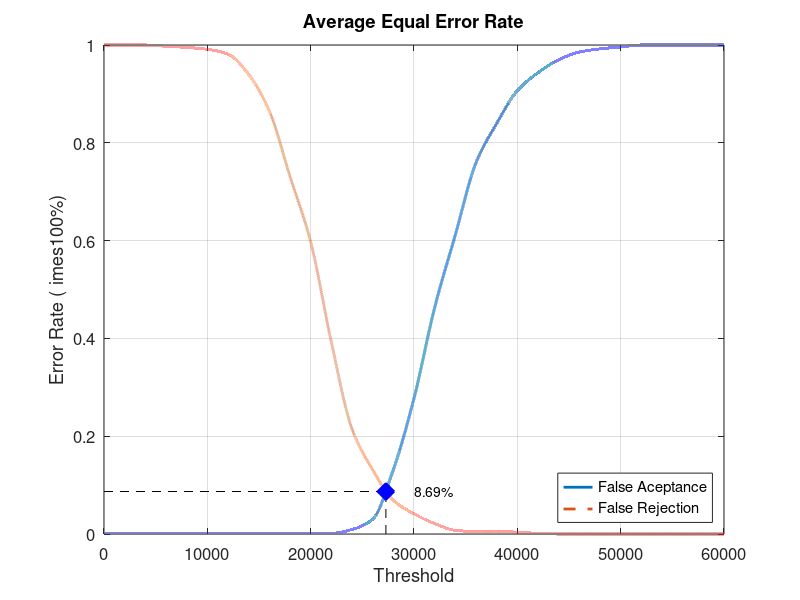
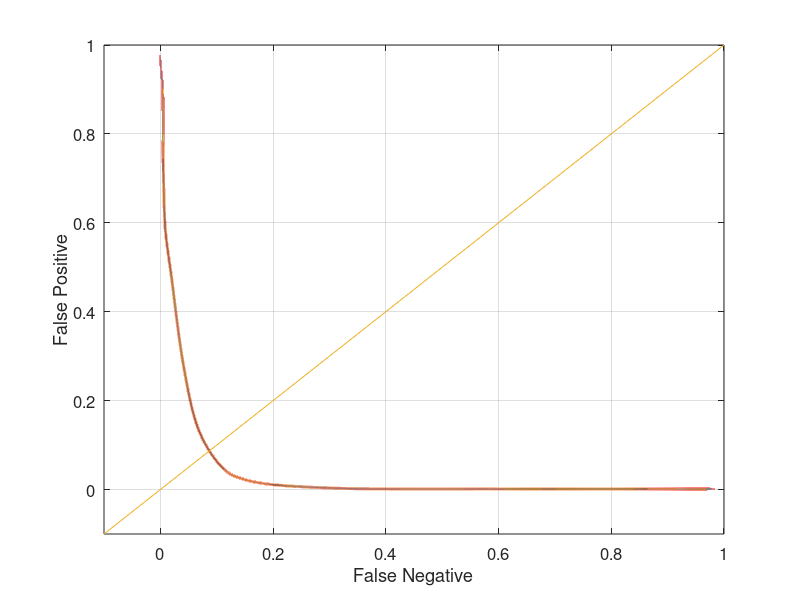

Reproduce these figures in MATLAB, in order.
close all;
clear;
clc;
x = 0:2000:60000;
xq = 0:0.5:60000;

y0 = [0 0.00131579 0.00131579 0.00131579 0.00131579 0.00131579 0.00131579 0.00131579 0.00131579 0.00131579 0.00131579 0.00131579 0.00921053 0.0302632 0.131579 0.277632 0.463158 0.611842 0.759211 0.839474 0.906579 0.943421 0.969737 0.985526 0.992105 0.996053 1 1 1 1 1]
yy0 = interp1(x, y0, xq, 'pchip');
y1 = [1 1 1 0.9975 0.995 0.99125 0.98125 0.94 0.865 0.73125 0.5975 0.3925 0.215 0.13125 0.06875 0.04125 0.02125 0.0075 0.005 0.005 0.00375 0.00125 0 0 0 0 0 0 0 0 0]
yy1 = interp1(x, y1, xq, 'pchip');

% Calculating EER: 
y2 = abs(y0 - y1);
find(y2 == min(y2))
yy2 = abs(yy0 - yy1);
xEER = find(yy2 == min(yy2));
xEERIndex = xq(xEER) % X-axis EER
yEER = yy0(xEER) % Y-axis EER

main = figure
plot(xq, yy0,'-','LineWidth', 2);	hold on
plot(xq, yy1,'--','LineWidth', 2);	hold on
plot([xEERIndex xEERIndex], [0 yEER], 'k--');	hold on
plot([0 xEERIndex], [yEER yEER], 'k--');	hold on
plot(xEERIndex, yEER, 'bx', 'LineWidth', 10);	hold on
text(xEERIndex + 10 * xEERIndex / 100, yEER, [num2str(round((10000 * yEER)) / 100) '%'])
legend('False Aceptance', 'False Rejection', 'Location', 'SouthEast')
xlabel('Threshold')
ylabel('Error Rate (	imes100%)')
title('Average Equal Error Rate')
set(gca, 'FontSize', 12)
axis([0 60000 0 1])
grid on

print(main, 'Experiment5AverageMain', '-dpng');
FNRxFPR = figure('Color', [1 1 1]);
plot(yy1, yy0, '-', yy1, yy0, 'LineWidth', 2);
hold on
y = -0.1:0.1:1
plot(y, y); 
set(gca, 'FontSize', 12)
xlabel('False Negative')
ylabel('False Positive')
axis([-0.1 1 -0.1 1])
set(gca, 'FontSize', 12)
grid on

print(FNRxFPR, 'Experiment5AverageFNRxFPR','-dpng');
